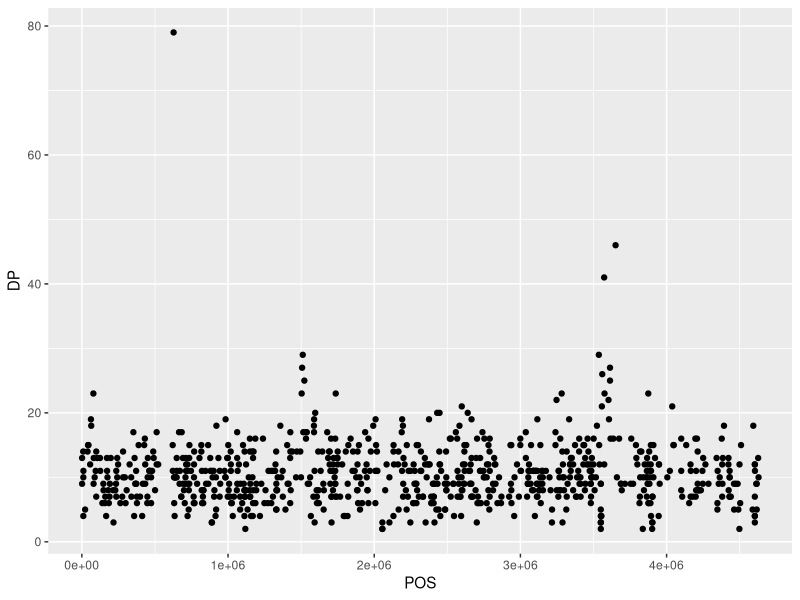
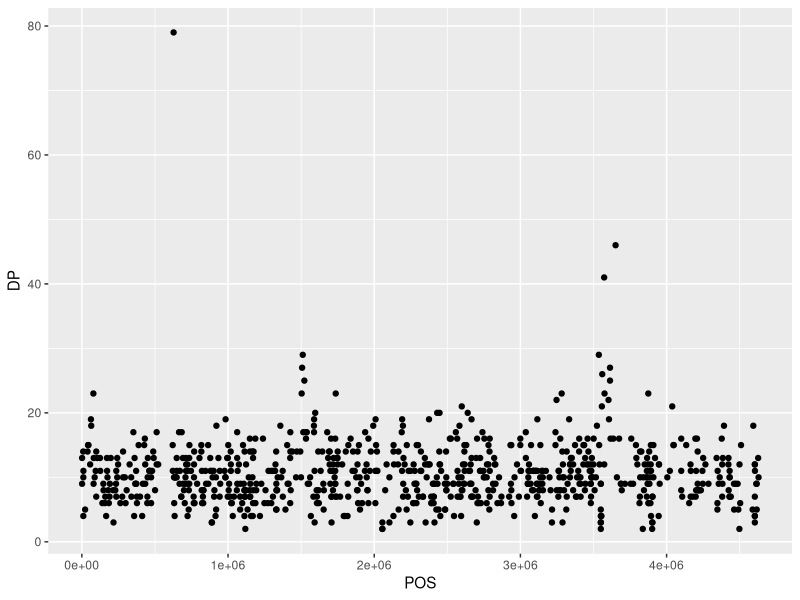
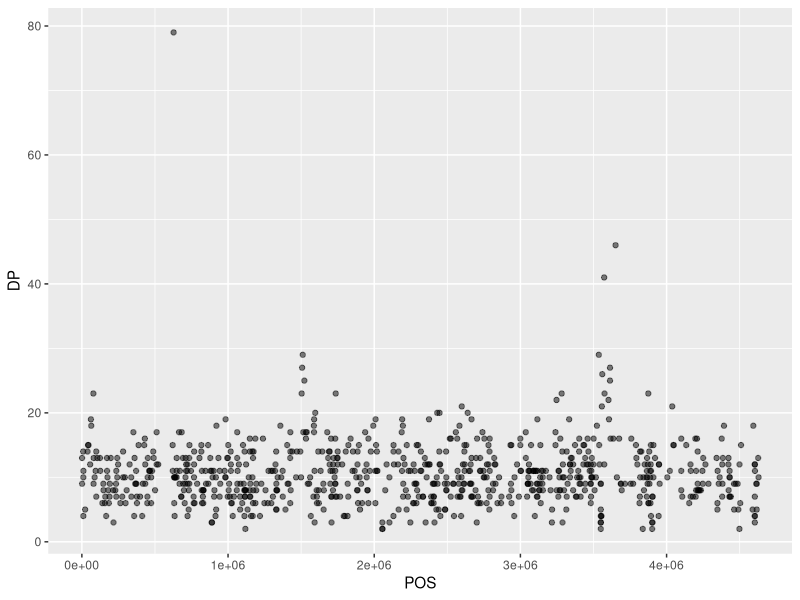
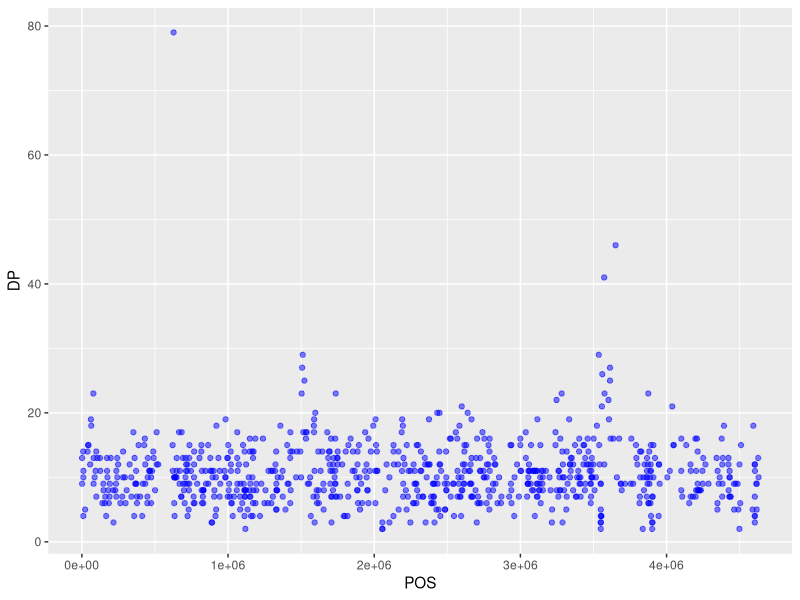
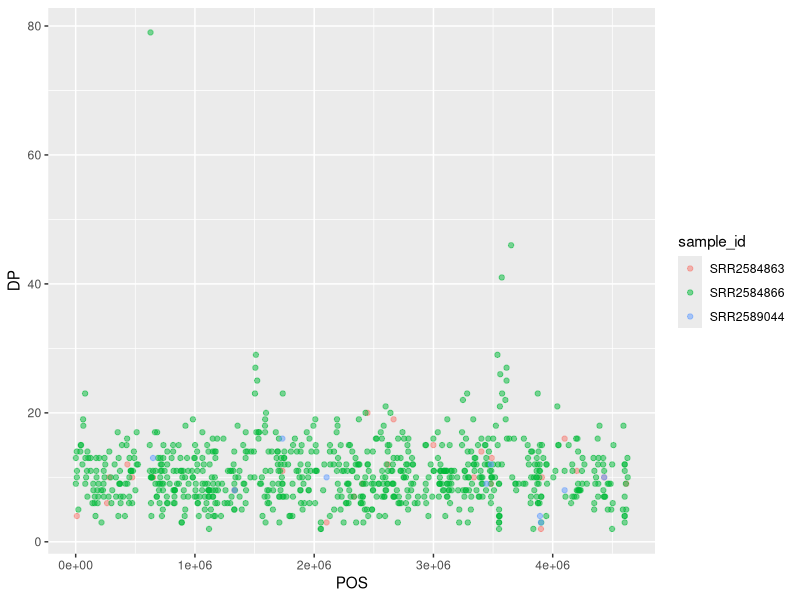
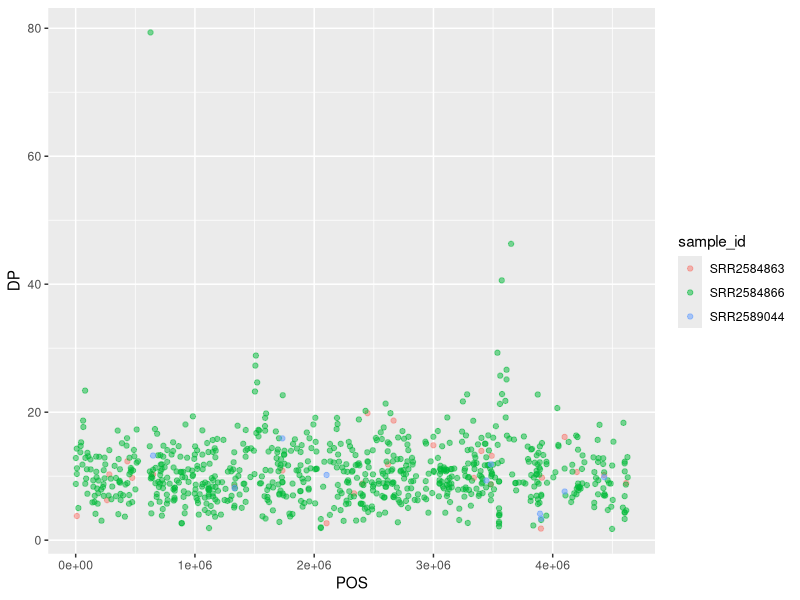
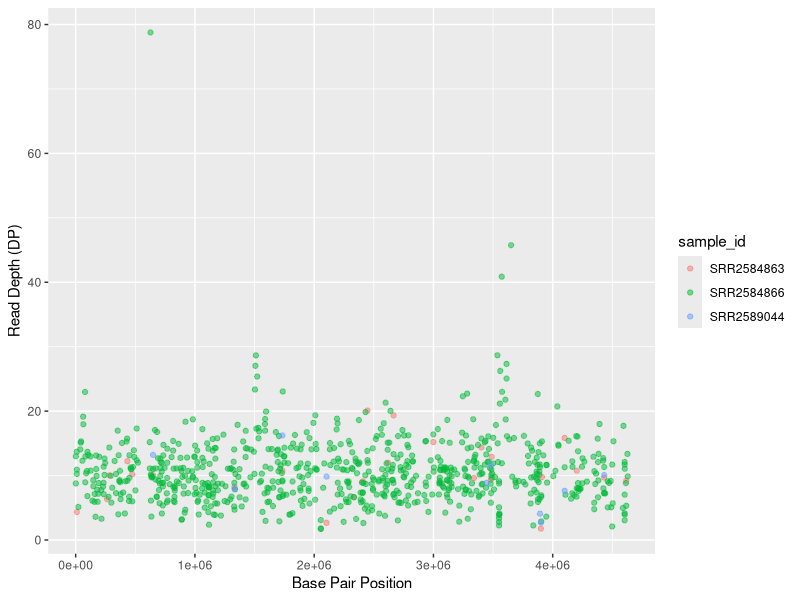
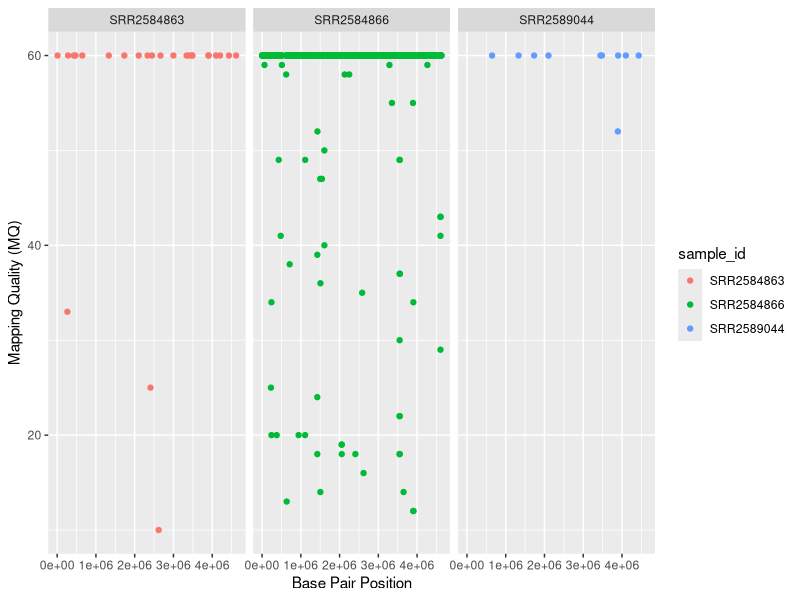

Write the R code that produced these figures, in order.
## ---- chunk 1
knitr::opts_chunk$set(echo = TRUE)
library(tidyverse)
variants <- read.csv("data/combined_tidy_vcf.csv")
## ---- chunk 2
str(variants)
## ---- chunk 3
library(ggplot2)
## ---- chunk 4
ggplot(data = variants, aes(x = POS, y = DP)) +
  geom_point()
## ---- chunk 5
ggplot(data = variants, aes(x = POS, y = DP)) +
  geom_point()
## ---- chunk 6
ggplot(data = variants, aes(x = POS, y = DP)) +
    geom_point(alpha = 0.5)
## ---- chunk 7
ggplot(data = variants, aes(x = POS, y = DP)) +
  geom_point(alpha = 0.5, color = "blue")
## ---- chunk 8
ggplot(data = variants, aes(x = POS, y = DP, color = sample_id)) +
  geom_point(alpha = 0.5)
## ---- chunk 9
ggplot(data = variants, aes(x = POS, y = DP, color = sample_id)) +
  geom_jitter(alpha = 0.5)
## ---- chunk 10
ggplot(data = variants, aes(x = POS, y = DP, color = sample_id)) +
  geom_jitter(alpha = 0.5) +
  labs(x = "Base Pair Position",
       y = "Read Depth (DP)")
## ---- chunk 11
ggplot(data = variants, aes(x = POS, y = MQ, color = sample_id)) +
 geom_point() +
 labs(x = "Base Pair Position",
      y = "Mapping Quality (MQ)") +
 facet_grid(. ~ sample_id)
## ---- chunk 12
ggplot(data = variants, aes(x = POS, y = MQ, color = sample_id)) +
 geom_point() +
 labs(x = "Base Pair Position",
      y = "Mapping Quality (MQ)") +
 facet_grid(sample_id ~ .)
## ---- chunk 13
ggplot(data = variants, aes(x = POS, y = MQ, color = sample_id)) +
  geom_point() +
  labs(x = "Base Pair Position",
       y = "Mapping Quality (MQ)") +
  facet_grid(sample_id ~ .) +
  theme_bw() +
  theme(panel.grid = element_blank())
## ---- chunk 14
ggplot(data = variants, aes(x = INDEL, fill = sample_id)) +
  geom_bar() +
  facet_grid(sample_id ~ .)
## ---- chunk 15
ggplot(data = variants, aes(QUAL)) +
  geom_histogram()
## ---- chunk 16
ggplot(data = variants, aes(QUAL)) +
  geom_histogram(binwidth = 5)
## ---- chunk 17
ggplot(data = variants, aes(x = sample_id, y = DP)) +
  geom_boxplot()
